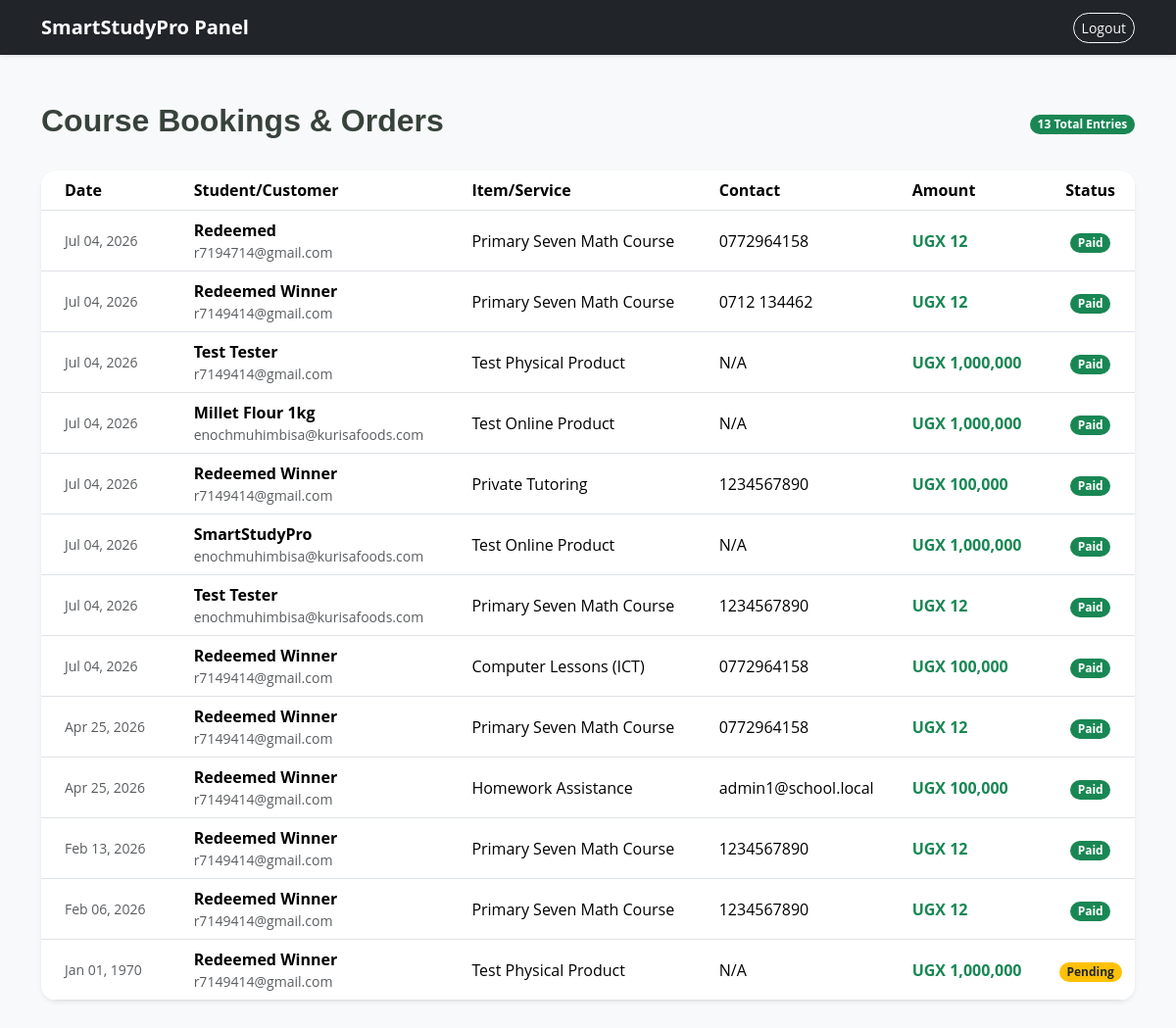
/admin.php (signed in), run on the app's committed database.
### tables this page shows
CREATE TABLE bookings (
    id INTEGER PRIMARY KEY AUTOINCREMENT,
    user_id TEXT,
    name TEXT,
    email TEXT,
    phone TEXT,
    service TEXT,
    date TEXT,
    message TEXT,
    price TEXT
, paid INTEGER DEFAULT 0, file_path TEXT, created_at DATETIME, synced INTEGER DEFAULT 0, account_id INTEGER);

### admin.php (the view, shortened to what this page needs)
<?php
$bookings = [];
if (isset($_SESSION['admin_logged_in'])) {
    try {
        $db = new PDO("sqlite:" . __DIR__ . "/database/bookings.db");
        $db->setAttribute(PDO::ATTR_ERRMODE, PDO::ERRMODE_EXCEPTION);
        $stmt = $db->query("SELECT * FROM bookings ORDER BY created_at DESC");
        $bookings = $stmt->fetchAll(PDO::FETCH_ASSOC);
    } catch (Exception $e) {
        $db_error = $e->getMessage();
    }
}
?>
<!DOCTYPE html>
<html lang="en">
<head>
  <link href="assets/vendor/bootstrap/css/bootstrap.min.css" rel="stylesheet">
  <link href="assets/vendor/bootstrap-icons/bootstrap-icons.css" rel="stylesheet">
  <link href="assets/css/main.css" rel="stylesheet">
</head>
<body class="bg-light">
  <?php if (!isset($_SESSION['admin_logged_in'])): ?>
    <div class="container d-flex justify-content-center align-items-center" style="min-height: 100vh;">
      <div class="card shadow-sm p-4" style="width: 100%; max-width: 400px; border-radius: 15px;">
        <div class="text-center mb-4">
            <img src="Smart_Study_Logo_Fin-removebg-preview.png" alt="Logo" style="height: 60px;">
            <h4 class="fw-bold mt-3">Admin Login</h4>
        </div>
        <form method="POST">
          <div class="mb-3">
            <label class="form-label">Password</label>
            <input type="password" name="password" class="form-control rounded-pill" required>
          </div>
          <?php if(isset($login_error)) echo "<p class='text-danger small'>$login_error</p>"; ?>
          <button type="submit" name="login" class="btn btn-success w-100 rounded-pill" style="background:#5fcf80; border:none;">Access Dashboard</button>
        </form>
      </div>
    </div>
  <?php else: ?>
    <nav class="navbar navbar-dark bg-dark shadow-sm">
      <div class="container">
        <a class="navbar-brand fw-bold" href="#">SmartStudyPro Panel</a>
        <a href="?logout=1" class="btn btn-outline-light btn-sm rounded-pill">Logout</a>
      </div>
    </nav>
    <main class="container py-5">
      <div class="d-flex justify-content-between align-items-center mb-4">
        <h2 class="fw-bold">Course Bookings & Orders</h2>
        <span class="badge bg-success rounded-pill"><?= count($bookings) ?> Total Entries</span>
      </div>
      <div class="card shadow-sm border-0 rounded-4 overflow-hidden">
        <div class="table-responsive">
          <table class="table table-hover align-middle mb-0">
            <thead class="bg-light">
              <tr>
                <th class="px-4">Date</th>
                <th>Student/Customer</th>
                <th>Item/Service</th>
                <th>Contact</th>
                <th>Amount</th>
                <th class="text-center">Status</th>
              </tr>
            </thead>
            <tbody>
              <?php foreach ($bookings as $row): ?>
              <tr>
                <td class="px-4 small text-muted"><?= date('M d, Y', strtotime($row['created_at'])) ?></td>
                <td>
                  <div class="fw-bold"><?= htmlspecialchars($row['name']) ?></div>
                  <div class="small text-muted"><?= htmlspecialchars($row['email']) ?></div>
                </td>
                <td><?= htmlspecialchars($row['service']) ?></td>
                <td><?= htmlspecialchars($row['phone']) ?></td>
                <td class="fw-bold text-success">UGX <?= number_format((float)$row['price']) ?></td>
                <td class="text-center">
                  <span class="badge rounded-pill <?= $row['paid'] ? 'bg-success' : 'bg-warning text-dark' ?>">
                    <?= $row['paid'] ? 'Paid' : 'Pending' ?>
                  </span>
                </td>
              </tr>
              <?php endforeach; ?>
            </tbody>
          </table>
        </div>
      </div>
    </main>
  <?php endif; ?>
</body>
</html>

### data on the page
bookings: created_at "Jul 04, 2026", name "Redeemed", email "r7194714@gmail.com", service "Primary Seven Math Course", phone "0772964158", price "12", paid "Paid"
bookings: created_at "Jul 04, 2026", name "Redeemed Winner", email "r7149414@gmail.com", service "Primary Seven Math Course", phone "0712 134462", price "12", paid "Paid"
bookings: created_at "Jul 04, 2026", name "Test Tester", email "r7149414@gmail.com", service "Test Physical Product", phone "N/A", price "1,000,000", paid "Paid"
bookings: created_at "Jul 04, 2026", name "Millet Flour 1kg", email "enochmuhimbisa@kurisafoods.com", service "Test Online Product", phone "N/A", price "1,000,000", paid "Paid"
bookings: created_at "Jul 04, 2026", name "Redeemed Winner", email "r7149414@gmail.com", service "Private Tutoring", phone "1234567890", price "100,000", paid "Paid"
bookings: created_at "Jul 04, 2026", name "SmartStudyPro", email "enochmuhimbisa@kurisafoods.com", service "Test Online Product", phone "N/A", price "1,000,000", paid "Paid"
bookings: created_at "Jul 04, 2026", name "Test Tester", email "enochmuhimbisa@kurisafoods.com", service "Primary Seven Math Course", phone "1234567890", price "12", paid "Paid"
bookings: created_at "Jul 04, 2026", name "Redeemed Winner", email "r7149414@gmail.com", service "Computer Lessons (ICT)", phone "0772964158", price "100,000", paid "Paid"
bookings: created_at "Apr 25, 2026", name "Redeemed Winner", email "r7149414@gmail.com", service "Primary Seven Math Course", phone "0772964158", price "12", paid "Paid"
bookings: created_at "Apr 25, 2026", name "Redeemed Winner", email "r7149414@gmail.com", service "Homework Assistance", phone "admin1@school.local", price "100,000", paid "Paid"
bookings: created_at "Feb 13, 2026", name "Redeemed Winner", email "r7149414@gmail.com", service "Primary Seven Math Course", phone "1234567890", price "12", paid "Paid"
bookings: created_at "Feb 06, 2026", name "Redeemed Winner", email "r7149414@gmail.com", service "Primary Seven Math Course", phone "1234567890", price "12", paid "Paid"
bookings: created_at "Jan 01, 1970", name "Redeemed Winner", email "r7149414@gmail.com", service "Test Physical Product", phone "N/A", price "1,000,000", paid "Pending"

### other printed values
count($bookings) "13"
